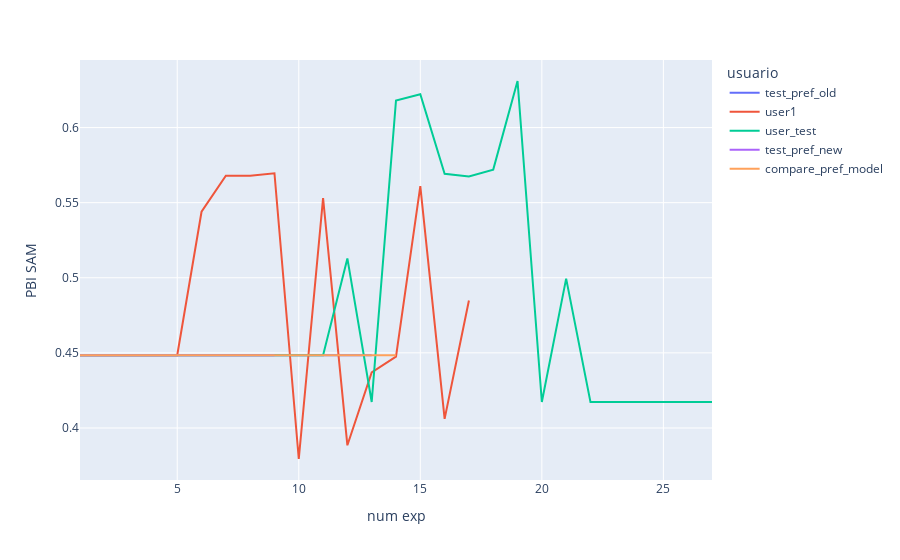
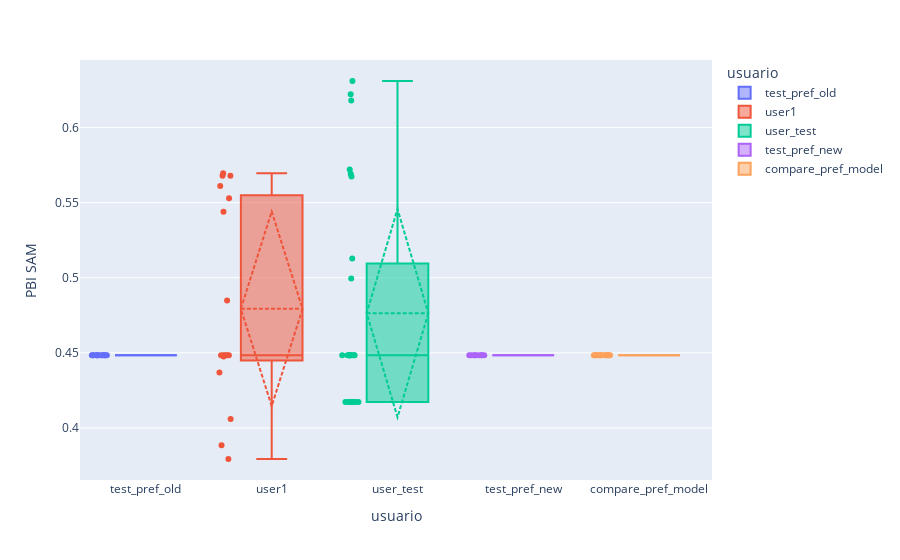

Source (notebook cell) for these figures, in order:
### Markdown cell above
PBI

### Code cell
# PBI por experimento
fig = px.line(data_exp, x="num exp", y="PBI SAM", color="usuario")
# fig.update_layout(showlegend=False)
# fig.write_image(f"{dir_out_r}/pbi_all_ind.pdf")
fig.show()

fig = px.box(data_exp, y="PBI SAM", x="usuario", color="usuario", points="all")
# fig.update_layout(showlegend=False)
fig.update_traces(boxmean="sd")
# fig.write_image(f"{dir_out_r}/box_plot_pbi.pdf")
fig.show()

### Figure 1 — Plotly figure (JSON) as saved in the notebook; plotly's stock layout.template omitted (floating-point values rounded to 4 significant figures)
{"data": [{"hovertemplate": "usuario=test_pref_old<br>num exp=%{x}<br>PBI SAM=%{y}<extra></extra>", "legendgroup": "test_pref_old", "line": {"color": "#636efa", "dash": "solid"}, "marker": {"symbol": "circle"}, "mode": "lines", "name": "test_pref_old", "orientation": "v", "showlegend": true, "type": "scatter", "x": [1, 2, 3, 4, 5, 6, 7, 8, 9, 10, 11, 12, 13], "xaxis": "x", "y": [0.4485, 0.4485, 0.4485, 0.4485, 0.4485, 0.4485, 0.4485, 0.4485, 0.4485, 0.4485, 0.4485, 0.4485, 0.4485], "yaxis": "y"}, {"hovertemplate": "usuario=user1<br>num exp=%{x}<br>PBI SAM=%{y}<extra></extra>", "legendgroup": "user1", "line": {"color": "#EF553B", "dash": "solid"}, "marker": {"symbol": "circle"}, "mode": "lines", "name": "user1", "orientation": "v", "showlegend": true, "type": "scatter", "x": [1, 2, 3, 4, 5, 6, 7, 8, 9, 10, 11, 12, 13, 14, 15, 16, 17], "xaxis": "x", "y": [0.4485, 0.4485, 0.4485, 0.4485, 0.4485, 0.544, 0.568, 0.568, 0.5696, 0.3793, 0.553, 0.3885, 0.4369, 0.4475, 0.561, 0.406, 0.4849], "yaxis": "y"}, {"hovertemplate": "usuario=user_test<br>num exp=%{x}<br>PBI SAM=%{y}<extra></extra>", "legendgroup": "user_test", "line": {"color": "#00cc96", "dash": "solid"}, "marker": {"symbol": "circle"}, "mode": "lines", "name": "user_test", "orientation": "v", "showlegend": true, "type": "scatter", "x": [1, 2, 3, 4, 5, 6, 7, 8, 9, 10, 11, 12, 13, 14, 15, 16, 17, 18, 19, 20, 21, 22, 23, 24, 25, 26, 27], "xaxis": "x", "y": [0.4485, 0.4485, 0.4485, 0.4485, 0.4485, 0.4485, 0.4485, 0.4485, 0.4485, 0.4485, 0.4485, 0.5129, 0.4173, 0.618, 0.6222, 0.5692, 0.5674, 0.572, 0.631, 0.4173, 0.4994, 0.4173, 0.4173, 0.4173, 0.4173, 0.4173, 0.4173], "yaxis": "y"}, {"hovertemplate": "usuario=test_pref_new<br>num exp=%{x}<br>PBI SAM=%{y}<extra></extra>", "legendgroup": "test_pref_new", "line": {"color": "#ab63fa", "dash": "solid"}, "marker": {"symbol": "circle"}, "mode": "lines", "name": "test_pref_new", "orientation": "v", "showlegend": true, "type": "scatter", "x": [1, 2, 3, 4, 5, 6, 7, 8, 9], "xaxis": "x", "y": [0.4485, 0.4485, 0.4485, 0.4485, 0.4485, 0.4485, 0.4485, 0.4485, 0.4485], "yaxis": "y"}, {"hovertemplate": "usuario=compare_pref_model<br>num exp=%{x}<br>PBI SAM=%{y}<extra></extra>", "legendgroup": "compare_pref_model", "line": {"color": "#FFA15A", "dash": "solid"}, "marker": {"symbol": "circle"}, "mode": "lines", "name": "compare_pref_model", "orientation": "v", "showlegend": true, "type": "scatter", "x": [1, 2, 3, 4, 5, 6, 7, 8, 9, 10, 11, 12, 13, 14], "xaxis": "x", "y": [0.4485, 0.4485, 0.4485, 0.4485, 0.4485, 0.4485, 0.4485, 0.4485, 0.4485, 0.4485, 0.4485, 0.4485, 0.4485, 0.4485], "yaxis": "y"}], "layout": {"legend": {"title": {"text": "usuario"}, "tracegroupgap": 0}, "margin": {"t": 60}, "xaxis": {"anchor": "y", "domain": [0, 1], "title": {"text": "num exp"}}, "yaxis": {"anchor": "x", "domain": [0, 1], "title": {"text": "PBI SAM"}}}}

### Figure 2 — Plotly figure (JSON) as saved in the notebook; plotly's stock layout.template omitted (floating-point values rounded to 4 significant figures)
{"data": [{"alignmentgroup": "True", "boxmean": "sd", "boxpoints": "all", "hovertemplate": "usuario=%{x}<br>PBI SAM=%{y}<extra></extra>", "legendgroup": "test_pref_old", "marker": {"color": "#636efa"}, "name": "test_pref_old", "notched": false, "offsetgroup": "test_pref_old", "orientation": "v", "showlegend": true, "type": "box", "x": ["test_pref_old", "test_pref_old", "test_pref_old", "test_pref_old", "test_pref_old", "test_pref_old", "test_pref_old", "test_pref_old", "test_pref_old", "test_pref_old", "test_pref_old", "test_pref_old", "test_pref_old"], "x0": " ", "xaxis": "x", "y": [0.4485, 0.4485, 0.4485, 0.4485, 0.4485, 0.4485, 0.4485, 0.4485, 0.4485, 0.4485, 0.4485, 0.4485, 0.4485], "y0": " ", "yaxis": "y"}, {"alignmentgroup": "True", "boxmean": "sd", "boxpoints": "all", "hovertemplate": "usuario=%{x}<br>PBI SAM=%{y}<extra></extra>", "legendgroup": "user1", "marker": {"color": "#EF553B"}, "name": "user1", "notched": false, "offsetgroup": "user1", "orientation": "v", "showlegend": true, "type": "box", "x": ["user1", "user1", "user1", "user1", "user1", "user1", "user1", "user1", "user1", "user1", "user1", "user1", "user1", "user1", "user1", "user1", "user1"], "x0": " ", "xaxis": "x", "y": [0.4485, 0.4485, 0.4485, 0.4485, 0.4485, 0.544, 0.568, 0.568, 0.5696, 0.3793, 0.553, 0.3885, 0.4369, 0.4475, 0.561, 0.406, 0.4849], "y0": " ", "yaxis": "y"}, {"alignmentgroup": "True", "boxmean": "sd", "boxpoints": "all", "hovertemplate": "usuario=%{x}<br>PBI SAM=%{y}<extra></extra>", "legendgroup": "user_test", "marker": {"color": "#00cc96"}, "name": "user_test", "notched": false, "offsetgroup": "user_test", "orientation": "v", "showlegend": true, "type": "box", "x": ["user_test", "user_test", "user_test", "user_test", "user_test", "user_test", "user_test", "user_test", "user_test", "user_test", "user_test", "user_test", "user_test", "user_test", "user_test", "user_test", "user_test", "user_test", "user_test", "user_test", "user_test", "user_test", "user_test", "user_test", "user_test", "user_test", "user_test"], "x0": " ", "xaxis": "x", "y": [0.4485, 0.4485, 0.4485, 0.4485, 0.4485, 0.4485, 0.4485, 0.4485, 0.4485, 0.4485, 0.4485, 0.5129, 0.4173, 0.618, 0.6222, 0.5692, 0.5674, 0.572, 0.631, 0.4173, 0.4994, 0.4173, 0.4173, 0.4173, 0.4173, 0.4173, 0.4173], "y0": " ", "yaxis": "y"}, {"alignmentgroup": "True", "boxmean": "sd", "boxpoints": "all", "hovertemplate": "usuario=%{x}<br>PBI SAM=%{y}<extra></extra>", "legendgroup": "test_pref_new", "marker": {"color": "#ab63fa"}, "name": "test_pref_new", "notched": false, "offsetgroup": "test_pref_new", "orientation": "v", "showlegend": true, "type": "box", "x": ["test_pref_new", "test_pref_new", "test_pref_new", "test_pref_new", "test_pref_new", "test_pref_new", "test_pref_new", "test_pref_new", "test_pref_new"], "x0": " ", "xaxis": "x", "y": [0.4485, 0.4485, 0.4485, 0.4485, 0.4485, 0.4485, 0.4485, 0.4485, 0.4485], "y0": " ", "yaxis": "y"}, {"alignmentgroup": "True", "boxmean": "sd", "boxpoints": "all", "hovertemplate": "usuario=%{x}<br>PBI SAM=%{y}<extra></extra>", "legendgroup": "compare_pref_model", "marker": {"color": "#FFA15A"}, "name": "compare_pref_model", "notched": false, "offsetgroup": "compare_pref_model", "orientation": "v", "showlegend": true, "type": "box", "x": ["compare_pref_model", "compare_pref_model", "compare_pref_model", "compare_pref_model", "compare_pref_model", "compare_pref_model", "compare_pref_model", "compare_pref_model", "compare_pref_model", "compare_pref_model", "compare_pref_model", "compare_pref_model", "compare_pref_model", "compare_pref_model"], "x0": " ", "xaxis": "x", "y": [0.4485, 0.4485, 0.4485, 0.4485, 0.4485, 0.4485, 0.4485, 0.4485, 0.4485, 0.4485, 0.4485, 0.4485, 0.4485, 0.4485], "y0": " ", "yaxis": "y"}], "layout": {"boxmode": "overlay", "legend": {"title": {"text": "usuario"}, "tracegroupgap": 0}, "margin": {"t": 60}, "xaxis": {"anchor": "y", "categoryarray": ["test_pref_old", "user1", "user_test", "test_pref_new", "compare_pref_model"], "categoryorder": "array", "domain": [0, 1], "title": {"text": "usuario"}}, "yaxis": {"anchor": "x", "domain": [0, 1], "title": {"text": "PBI SAM"}}}}
